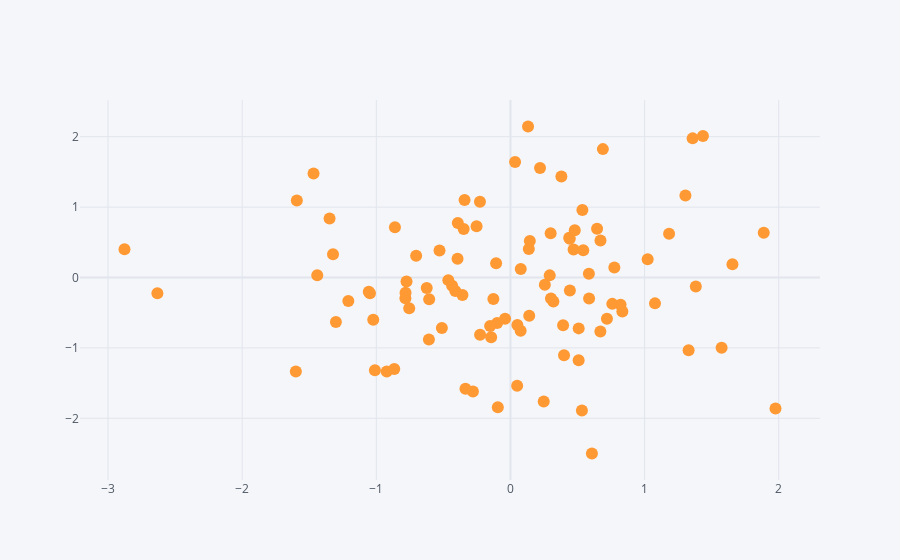

Notebook cell for this chart:
### Code cell
df.iplot(kind='scatter',x='A',y='B',mode='markers') #can specify size too
